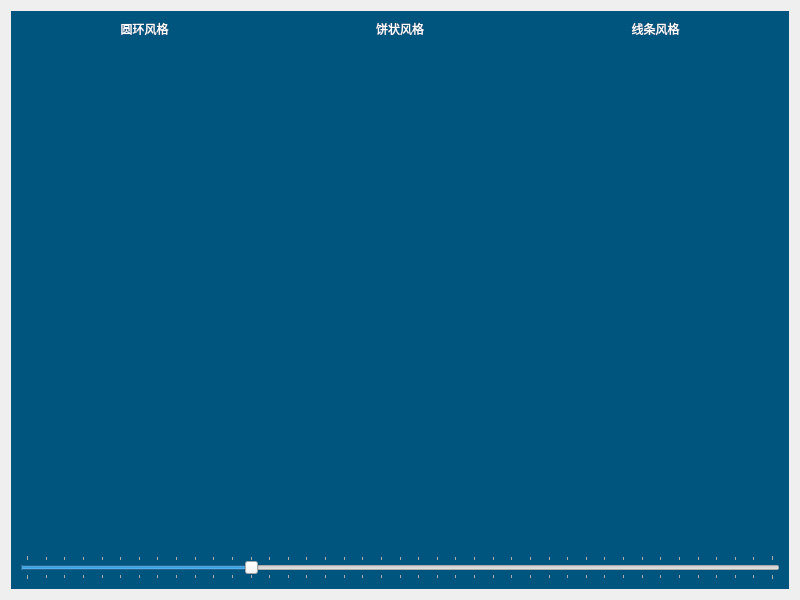
<?xml version="1.0" encoding="UTF-8"?>
<ui version="4.0">
 <class>frmProgressRound</class>
 <widget class="QWidget" name="frmProgressRound">
  <property name="geometry">
   <rect>
    <x>0</x>
    <y>0</y>
    <width>800</width>
    <height>600</height>
   </rect>
  </property>
  <property name="windowTitle">
   <string>Form</string>
  </property>
  <property name="styleSheet">
   <string notr="true">QWidget#widget{background-color: rgb(0, 85, 127);}
QLabel{color:rgb(255,255,255);}
</string>
  </property>
  <layout class="QVBoxLayout" name="verticalLayout">
   <item>
    <widget class="QWidget" name="widget" native="true">
     <layout class="QGridLayout" name="gridLayout">
      <item row="0" column="0">
       <widget class="QLabel" name="label1">
        <property name="sizePolicy">
         <sizepolicy hsizetype="Preferred" vsizetype="Maximum">
          <horstretch>0</horstretch>
          <verstretch>0</verstretch>
         </sizepolicy>
        </property>
        <property name="text">
         <string>圆环风格</string>
        </property>
        <property name="alignment">
         <set>Qt::AlignCenter</set>
        </property>
       </widget>
      </item>
      <item row="0" column="1">
       <widget class="QLabel" name="label2">
        <property name="sizePolicy">
         <sizepolicy hsizetype="Preferred" vsizetype="Maximum">
          <horstretch>0</horstretch>
          <verstretch>0</verstretch>
         </sizepolicy>
        </property>
        <property name="text">
         <string>饼状风格</string>
        </property>
        <property name="alignment">
         <set>Qt::AlignCenter</set>
        </property>
       </widget>
      </item>
      <item row="0" column="2">
       <widget class="QLabel" name="label3">
        <property name="sizePolicy">
         <sizepolicy hsizetype="Preferred" vsizetype="Maximum">
          <horstretch>0</horstretch>
          <verstretch>0</verstretch>
         </sizepolicy>
        </property>
        <property name="text">
         <string>线条风格</string>
        </property>
        <property name="alignment">
         <set>Qt::AlignCenter</set>
        </property>
       </widget>
      </item>
      <item row="1" column="0">
       <widget class="ProgressRound" name="progressRound1" native="true"/>
      </item>
      <item row="1" column="1">
       <widget class="ProgressRound" name="progressRound2" native="true"/>
      </item>
      <item row="1" column="2">
       <widget class="ProgressRound" name="progressRound3" native="true"/>
      </item>
      <item row="2" column="0">
       <widget class="ProgressRound" name="progressRound4" native="true"/>
      </item>
      <item row="2" column="1">
       <widget class="ProgressRound" name="progressRound5" native="true"/>
      </item>
      <item row="2" column="2">
       <widget class="ProgressRound" name="progressRound6" native="true"/>
      </item>
      <item row="3" column="0" colspan="3">
       <widget class="QSlider" name="slider">
        <property name="sizePolicy">
         <sizepolicy hsizetype="Ignored" vsizetype="Fixed">
          <horstretch>0</horstretch>
          <verstretch>0</verstretch>
         </sizepolicy>
        </property>
        <property name="maximum">
         <number>1000</number>
        </property>
        <property name="value">
         <number>300</number>
        </property>
        <property name="orientation">
         <enum>Qt::Horizontal</enum>
        </property>
        <property name="tickPosition">
         <enum>QSlider::TicksBothSides</enum>
        </property>
        <property name="tickInterval">
         <number>25</number>
        </property>
       </widget>
      </item>
     </layout>
    </widget>
   </item>
  </layout>
 </widget>
 <customwidgets>
  <customwidget>
   <class>ProgressRound</class>
   <extends>QWidget</extends>
   <header>progressround.h</header>
   <container>1</container>
  </customwidget>
 </customwidgets>
 <resources/>
 <connections/>
</ui>
